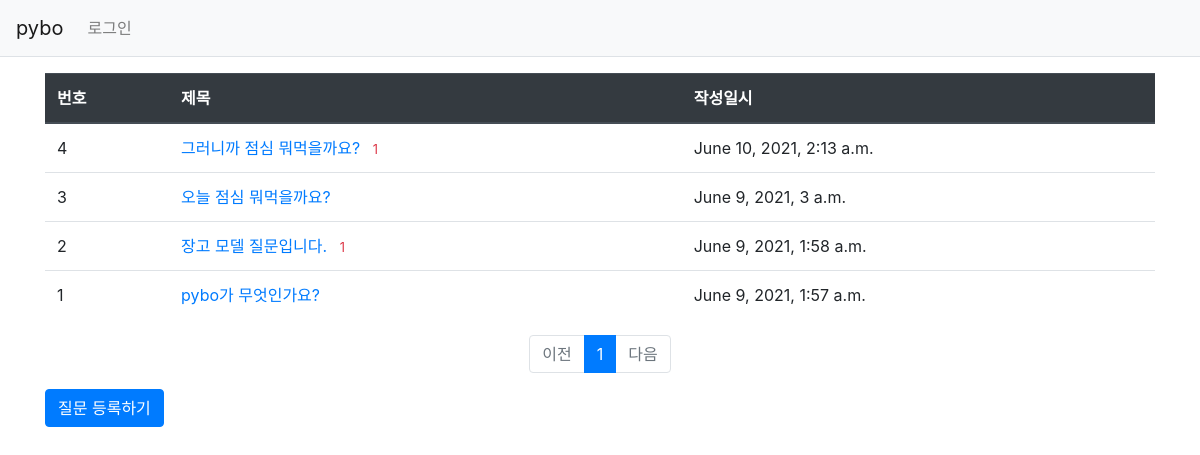
Before: /pybo/ with the older database file.
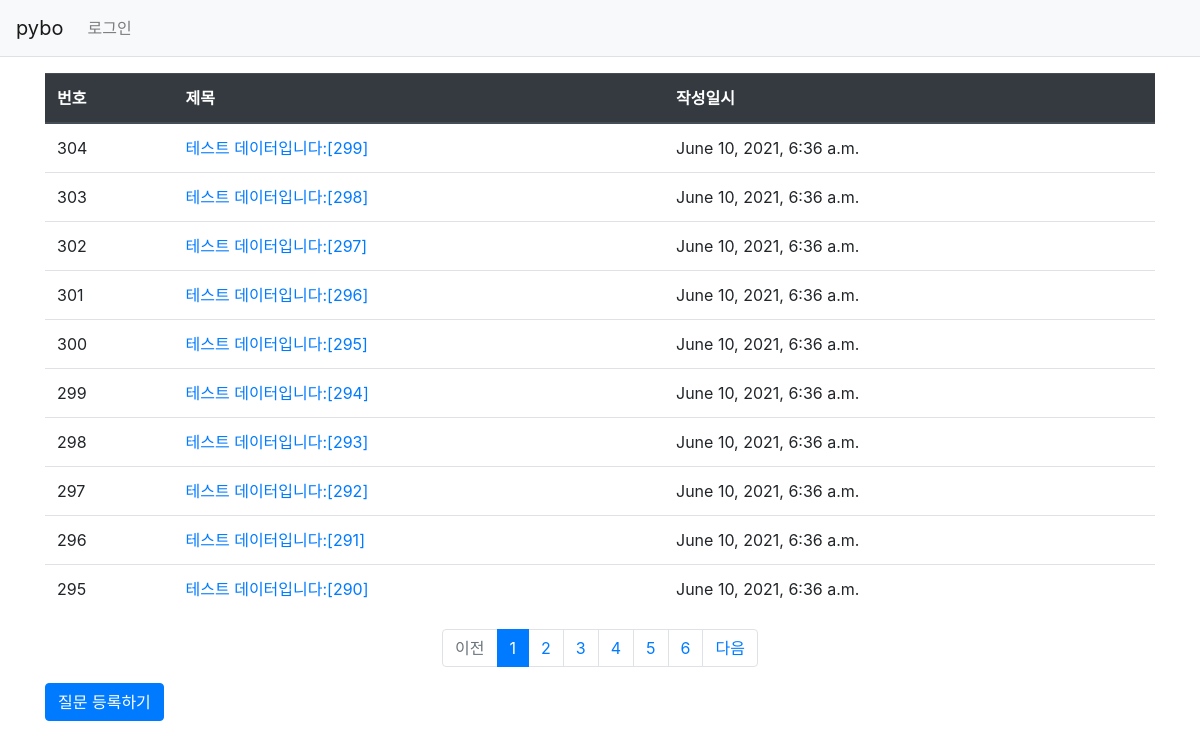
After: the same page with the newer database file.
### pybo/models.py (models this page shows, shortened)
class Question(models.Model):
    subject = models.CharField(max_length=200)
    content = models.TextField()
    create_date = models.DateTimeField()

### pybo/views.py (the view)
# urls.py: path('', views.index, name='index'),
def index(request):
    page = request.GET.get('page','1') # 페이지
    question_list = Question.objects.order_by('-create_date')
    paginator = Paginator(question_list, 10) #페이지당 10개씩 보여주기
    page_obj = paginator.get_page(page)
    context = {'question_list': page_obj}
    return render(request, 'pybo/question_list.html', context)

### pybo/templatetags/pybo_filter.py (called while the page is built)
@register.filter
def sub(value, arg):
    return value - arg

### templates/pybo/question_list.html
{% extends 'base.html' %}
{% block content %}
{% load pybo_filter %}
<div class="container my-3">
    <table class="table">
        <thead>
        <tr class="thead-dark">
            <th>번호</th>
            <th>제목</th>
            <th>작성일시</th>
        </tr>
        </thead>
        <tbody>
        {% if question_list %}
        {% for question in question_list %}
        <tr>
            <td>{{ question_list.paginator.count|sub:question_list.start_index|sub:forloop.counter0|add:1 }}</td>
            <td>
                <a href="{% url 'pybo:detail' question.id %}">{{ question.subject }}
                    {% if question.answer_set.count > 0 %}
                    <span class="text-danger small ml-2">
                        {{ question.answer_set.count }}
                    </span>
                    {% endif %}
                </a>
            </td>
            <td>{{ question.create_date }}</td>
        </tr>
        {% endfor %}
        {% else %}
        <tr>
            <td colspan="3">질문이 없습니다.</td>
        </tr>
        {% endif %}
        </tbody>
    </table>
    <ul class="pagination justify-content-center">
        {% if question_list.has_previous %}
        <li class="page-item">
            <a class="page-link" href="?page={{ question_list.previous_page_number }}">이전</a>
        </li>
        {% else %}
        <li class="page-item disabled">
            <a class="page-link" tabindex="-1" aria-disabled="true" href="#">이전</a>
        </li>
        {% endif %}
        {% for page_number in question_list.paginator.page_range %}
        {% if page_number >= question_list.number|add:-5 and page_number <= question_list.number|add:5 %}
            {% if page_number == question_list.number %}
            <li class="page-item active" aria-current="page">
                <a class="page-link" href="?page={{ page_number }}">{{ page_number }}</a>
            </li>
            {% else %}
            <li class="page-item">
                <a class="page-link" href="?page={{ page_number }}">{{ page_number }}</a>
            </li>
            {% endif %}
        {% endif %}
        {% endfor %}
        {% if question_list.has_next %}
        <li class="page-item">
            <a class="page-link" href="?page={{ question_list.next_page_number }}">다음</a>
        </li>
        {% else %}
        <li class="page-item disabled">
            <a class="page-link" tabindex="-1" aria-disabled="true" href="#">다음</a>
        </li>
        {% endif %}
    </ul>
    <a href="{% url 'pybo:question_create' %}" class="btn btn-primary">
        질문 등록하기
    </a>
</div>
{% endblock %}

Changed rows visible on the page:
no longer on this page (row unchanged): Question: paginator.count|sub "4", subject "그러니까 점심 뭐먹을까요?", answer_set.count "1", create_date "June 10, 2021, 2:13 a.m."
no longer on this page (row unchanged): Question: paginator.count|sub "3", subject "오늘 점심 뭐먹을까요?", create_date "June 9, 2021, 3 a.m."
no longer on this page (row unchanged): Question: paginator.count|sub "2", subject "장고 모델 질문입니다.", answer_set.count "1", create_date "June 9, 2021, 1:58 a.m."
no longer on this page (row unchanged): Question: paginator.count|sub "1", subject "pybo가 무엇인가요?", create_date "June 9, 2021, 1:57 a.m."
added Question: paginator.count|sub "304", subject "테스트 데이터입니다:[299]", create_date "June 10, 2021, 6:36 a.m."
added Question: paginator.count|sub "303", subject "테스트 데이터입니다:[298]", create_date "June 10, 2021, 6:36 a.m."
added Question: paginator.count|sub "302", subject "테스트 데이터입니다:[297]", create_date "June 10, 2021, 6:36 a.m."
added Question: paginator.count|sub "301", subject "테스트 데이터입니다:[296]", create_date "June 10, 2021, 6:36 a.m."
added Question: paginator.count|sub "300", subject "테스트 데이터입니다:[295]", create_date "June 10, 2021, 6:36 a.m."
added Question: paginator.count|sub "299", subject "테스트 데이터입니다:[294]", create_date "June 10, 2021, 6:36 a.m."
added Question: paginator.count|sub "298", subject "테스트 데이터입니다:[293]", create_date "June 10, 2021, 6:36 a.m."
added Question: paginator.count|sub "297", subject "테스트 데이터입니다:[292]", create_date "June 10, 2021, 6:36 a.m."
added Question: paginator.count|sub "296", subject "테스트 데이터입니다:[291]", create_date "June 10, 2021, 6:36 a.m."
added Question: paginator.count|sub "295", subject "테스트 데이터입니다:[290]", create_date "June 10, 2021, 6:36 a.m."
Other visible differences:
new list line: "2"
new list line: "3"
new list line: "4"
new list line: "5"
new list line: "6"
